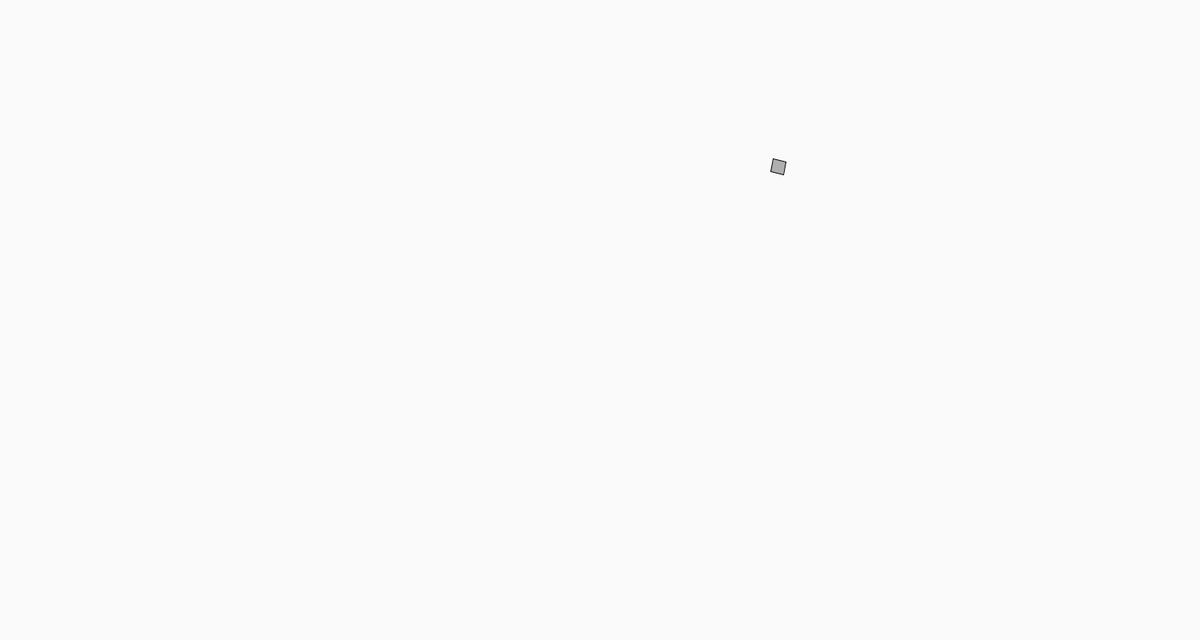
Frame 1 (no input)
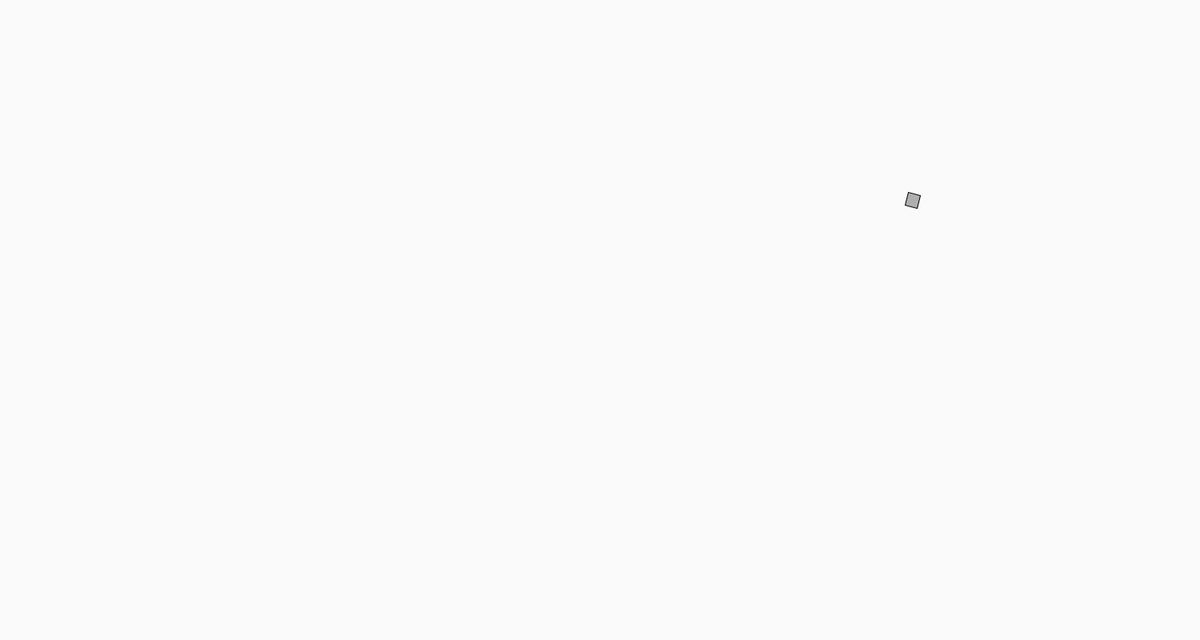
Frame 60 (the mouse pressed at the canvas centre just before this capture)
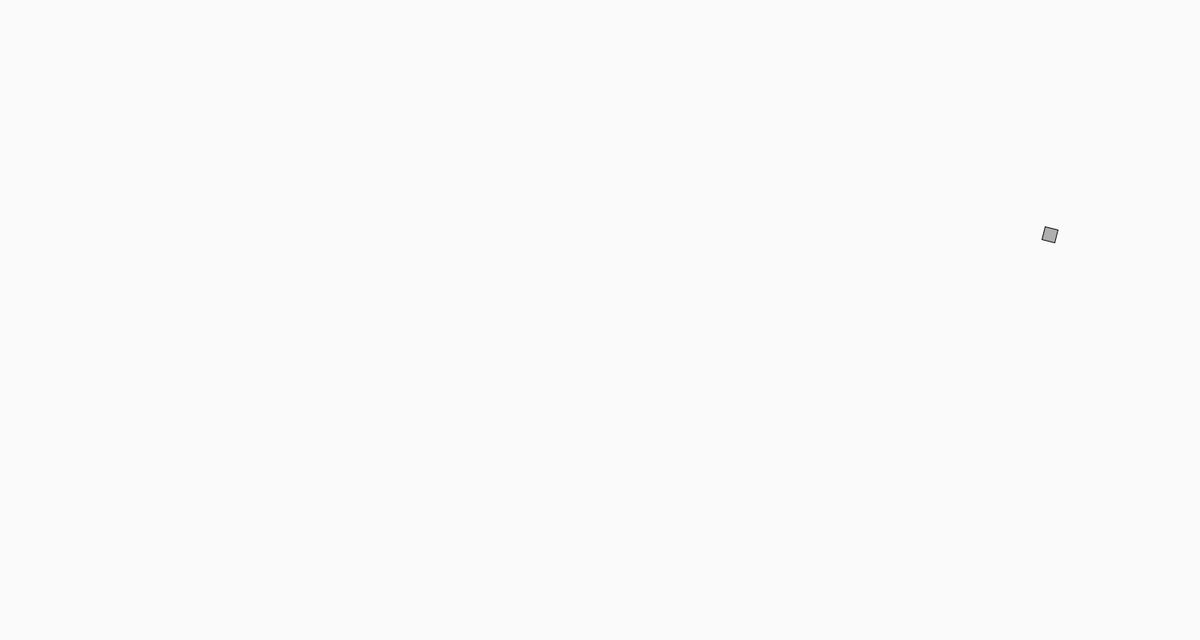
Frame 120 (the mouse held since frame 60 and released just before this capture)

The Processing sketch that drew these frames (run headless with seeded random() and noise(); from frame 60 on, the mouse is pressed at the canvas centre):

// Processing sketch: angle
// ── angle.pde
object p;
void setup()
{
  size(1500,800);
  p=new object();
}
void draw()
{
  background(250);
  p.run();
}
// ── rect.pde
class object
{
  PVector location;
  PVector speed;
  float angle=0;
  float av=0;
  float ajv=0.0001;
  object()
 {
   location=new PVector(random(1500),random(800));
   speed=new PVector(random(3),random(3));
 }
 void move()
 {
  
   angle=atan2(speed.y,speed.x);
   location.add(speed);
   
 }
 void show()
 {
   fill(175);
   stroke(0);
   rectMode(CENTER);
   pushMatrix();
   translate(location.x,location.y);
   rotate(angle);
   rect(0,0,16,16);
   popMatrix();
 }
 void text()
 {
  if(location.x<0){
   location.x=0+16;
   speed.x*=-1;
  }
  if(location.x>width){
   location.x=width-16;
   speed.x*=-1;
  }
  if(location.y<0){
   location.y=0+16;
   speed.y*=-1;
  }
  if(location.y>height){
   location.y=height-16;
   speed.y*=-1;
  }
 }
 void run()
 {
   text();
   move();
   show();
 }
}
